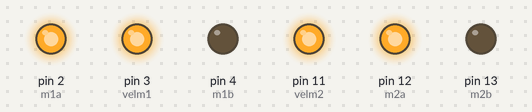
Bench run of a sketch on a simulated Arduino Uno, built with avr-gcc and run on an emulated ATmega328P. Parts: output pins drawn as LEDs (lit = HIGH).

Above: at 1.5 s.
At 3.05 s:
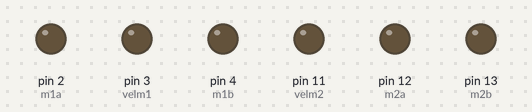
At 4.6 s:
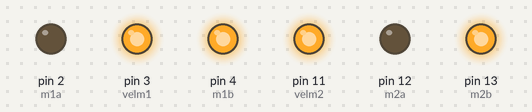
Timing chart, 0 to 8.1 s (numbered marks = the images above):
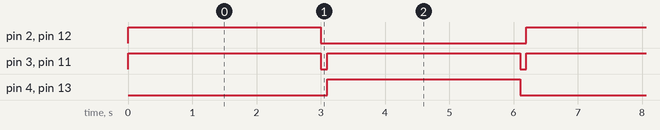

Measured:
- by itself, pin 2 (m1a), pin 4 (m1b), pin 12 (m2a), pin 13 (m2b): alternates HIGH for 3.0 s and LOW for 3.2 s
- by itself, pin 3 (velm1), pin 11 (velm2): alternates HIGH for 3.0 s and LOW for 0.10 s
- by itself, everything shown: repeats every 6.2 s, in 4 steps

The sketch:

_20_ponte_h1.ino
```cpp
#define velm1 3
#define velm2 11
#define m1a 2
#define m1b 4
#define m2a 12
#define m2b 13
int vel=255;

void setup()
{
  pinMode(velm1, OUTPUT);
  pinMode(m1a, OUTPUT);
  pinMode(m1b, OUTPUT);

  pinMode(velm2, OUTPUT);
  pinMode(m2a, OUTPUT);
  pinMode(m2b, OUTPUT);

  analogWrite(velm1, 0);
  digitalWrite(m1a, LOW);
  digitalWrite(m1b, LOW);

  analogWrite(velm2, 0);
  digitalWrite(m2a, LOW);
  digitalWrite(m2b, LOW);

}

void loop()
{
  //girar em um sentido
  analogWrite(velm1, vel);
  digitalWrite(m1a, HIGH);

  analogWrite(velm2, vel);
  digitalWrite(m2a, HIGH);
  delay(3000);

  //FREIAR!!!! MUITO RECOMENDADO PELA SEGURANÇA DO CIRCUITO
  analogWrite(velm1, 0);
  digitalWrite(m1a, LOW);

  analogWrite(velm2, 0);
  digitalWrite(m2a, LOW);
  delay(100);

  //girar no outro sentido
  analogWrite(velm1, vel);
  digitalWrite(m1b, HIGH);

  analogWrite(velm2, vel);
  digitalWrite(m2b, HIGH);
  delay(3000);

  //FREIAR!!!
  analogWrite(velm1, 0);
  digitalWrite(m1b, LOW);

  analogWrite(velm2, 0);
  digitalWrite(m2b, LOW);
  delay(100);
}
```
